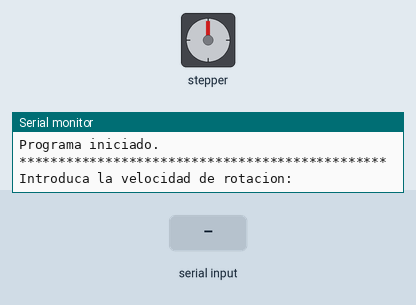
Recording of a sketch running on a simulated Arduino Uno, built with avr-gcc and run on an emulated ATmega328P. On the bench: stepper motor, the last lines printed to the serial monitor. Inputs (shaded band) come from the test bench. Stepper angles assume 10 steps per turn.

Above: at 1.2 s.
1.3 s: "90,45\n" received over Serial
At 2.3 s:
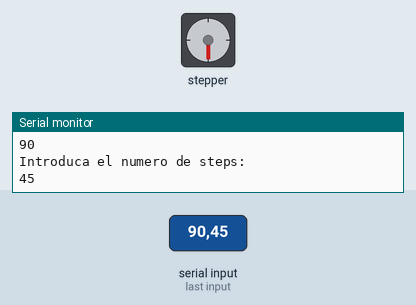
4.3 s: "30,150\n" received over Serial
At 5.47 s:
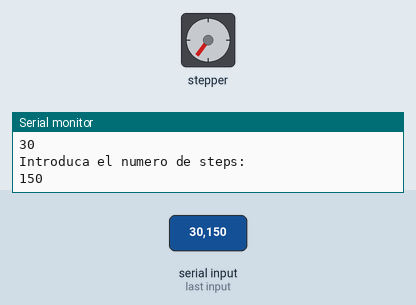
At 5.87 s:
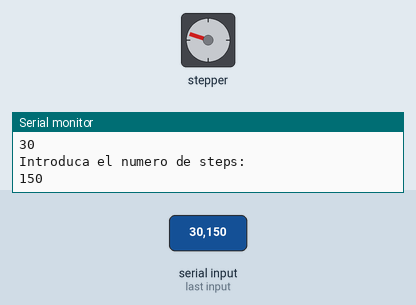
Timing chart, 0 to 13.3 s (numbered marks = the images above; inputs shaded):
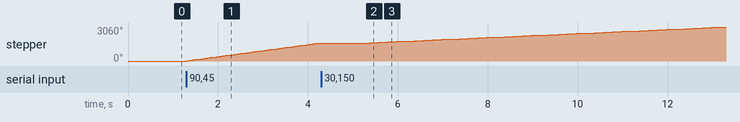

Measured:
- after the input at 1.3 s, stepper: keeps turning clockwise at about 551°/s, starting at once
- after the input at 4.3 s, stepper: keeps turning clockwise at about 184°/s, starting after 1.1 s

The sketch:

pap.ino
```cpp
#include <Stepper.h>

const int stepsPerRevolution = 10; // El motor solo funciona cuando este valor es cercano a 10
Stepper myStepper = Stepper(stepsPerRevolution, 8, 10, 9, 11);

void setup() {
  Serial.begin(9600); // Iniciar monitor serial
  while (!Serial) {
    ; // Esperar a que el monitor serial se inicie correctamente
  }
  Serial.println("Programa iniciado.");
  Serial.setTimeout(10000); // Definir el tiempo de espera para recibir input
  Serial.flush(); // Limpiar el buffer del monitor serial

}

void loop() {
  int velRot = 0;
  int st = 0;

  Serial.println("***********************************************");
  Serial.println("Introduca la velocidad de rotacion: ");
  velRot = Serial.parseInt();
  Serial.println(velRot);
  Serial.println("Introduca el numero de steps: ");
  st = Serial.parseInt();
  Serial.println(st);


  myStepper.setSpeed(velRot); // Definir las RPM a las que girará el motor
  myStepper.step(st); // Hacer que el motor gire una cierta cantidad de "pasos" (steps)

  Serial.flush();
  delay(1000);

}
```
